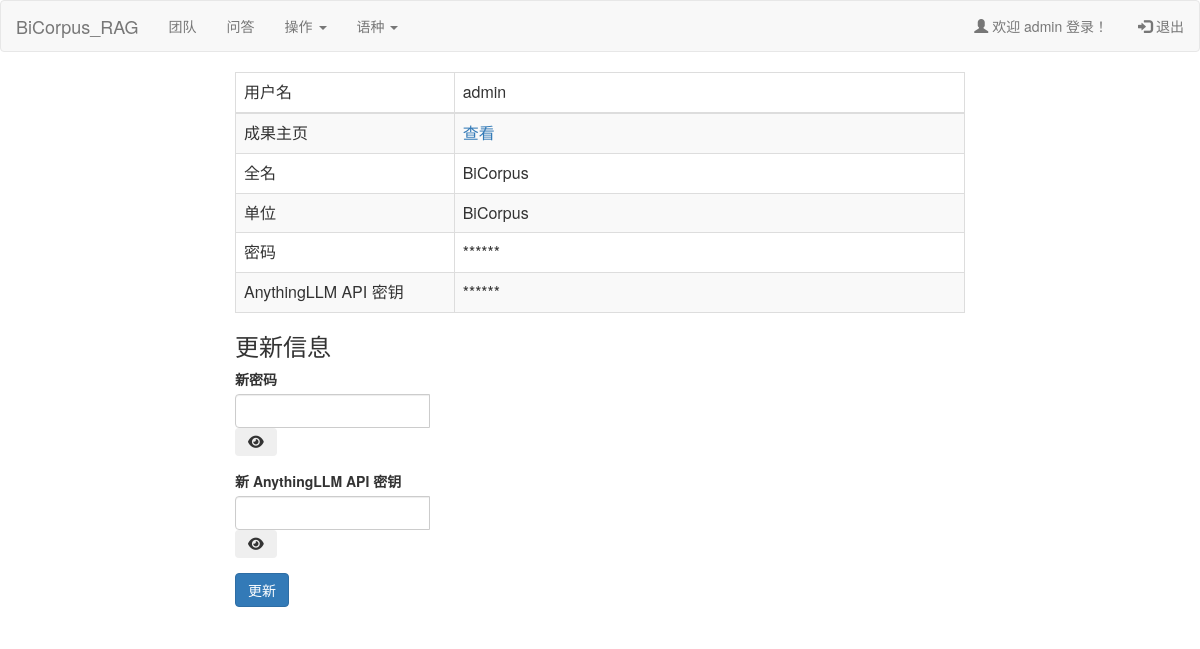
Screenshot of /user.php (signed in) with the database file from the repository.
### tables this page shows
CREATE TABLE `users` (
  `id` int(10) UNSIGNED NOT NULL,
  `username` varchar(100) NOT NULL,
  `fullname` varchar(100) NOT NULL,
  `university` varchar(100) NOT NULL,
  `password` varchar(100) NOT NULL,
  `anythingllmkey` varchar(255) NOT NULL,
  `type` int(5) NOT NULL
);

### shared/resource.php (called while the page is built)
<?php
$strings = array(
    "title" => "BiCorpus_RAG",
    "description" => "该网站可用于上传、展示和管理双语数据，并与Ollama和AnythingLLM结合实现基于平行语料库的RAG。"
);
?>

### shared/lock.php (called while the page is built, shortened)
<?php
include('config.php');
$user_check=$_SESSION['login_user'];
$user_id = $_SESSION['userid'];
mysqli_select_db($conn,"tmxs");
mysqli_query($conn,"set names utf8");
$ses_sql=mysqli_query($conn,"SELECT * FROM users WHERE username='{$user_check}' ");
$row=mysqli_fetch_array($ses_sql,MYSQLI_ASSOC);
$login_session = $row['username'];
?>

### user.php (the view, shortened to what this page needs)
<?php
include "shared/lock.php";
include "shared/head.php";
include "shared/navbar.php";
$sql = "SELECT * FROM users WHERE id = '$user_id'";
mysqli_select_db($conn, DB_DATABASE);
mysqli_query($conn, "set names utf8");
$result = mysqli_query($conn, $sql);
$row = mysqli_fetch_array($result, MYSQLI_ASSOC);
?>
<div class="container">
   <div class="row">
      <div class="col-md-12">
        <div class="col-md-2">
        </div>
        <div class="col-md-8">
            <table class='table table-bordered table-striped'>
                <thead>
                    <td width='30%'>用户名</td>
                    <td width='70%'><?php echo $row["username"];?></td>
                </thead>
                <tr>
                    <td width='30%'>成果主页</td>
                    <td width='70%'><?php echo "<a href='contribution.php?id=".$row["id"]."' target='_blank'>查看</a>" ;?></td>
                </tr>
                <tr>
                    <td width='30%'>全名</td>
                    <td width='70%'><?php echo $row["fullname"];?></td>
                </tr>
                <tr>
                    <td width='30%'>单位</td>
                    <td width='70%'><?php echo $row["university"];?></td>
                </tr>
                <tr>
                    <td width='30%'>密码</td>
                    <td width='70%'>******</td>
                </tr>
                <tr>
                    <td width='30%'>AnythingLLM API 密钥</td>
                    <td width='70%'>******</td>
                </tr>
            </table>
            <h3>更新信息</h3>
            <form method="post" action="">
                <div class="form-group">
                    <label for="new_password">新密码</label>
                    <div class="input-group">
                        <input type="password" class="form-control" id="new_password" name="new_password">
                        <div class="input-group-append">
                            <button class="btn btn-outline-secondary" type="button" onclick="toggleVisibility('new_password')">
                                <i class="fas fa-eye" id="new_password_icon"></i>
                            </button>
                        </div>
                    </div>
                </div>
                <div class="form-group">
                    <label for="new_api_key">新 AnythingLLM API 密钥</label>
                    <div class="input-group">
                        <input type="password" class="form-control" id="new_api_key" name="new_api_key">
                        <div class="input-group-append">
                            <button class="btn btn-outline-secondary" type="button" onclick="toggleVisibility('new_api_key')">
                                <i class="fas fa-eye" id="new_api_key_icon"></i>
                            </button>
                        </div>
                    </div>
                </div>
                <button type="submit" class="btn btn-primary">更新</button>
            </form>
        </div>
        <div class="col-md-2">
        </div>
      </div>
   </div>
</div>

### shared/navbar.php (shortened to what this page needs)
<div class="row">
<div class="col-md-12">
<nav class="navbar navbar-default" role="navigation">
    <div class="container-fluid">
    <div class="navbar-header">
        <a class="navbar-brand" href="index.php"><?php echo $strings["title"]; ?></a>
    </div>
	<ul class="nav navbar-nav">
			<li><a href="team.php">团队</a></li>
			<li><a href="chat.php">问答</a></li>
			<li class="dropdown">
				<a href="#" class="dropdown-toggle" data-toggle="dropdown">
						操作
						<b class="caret"></b>
                </a>
			</li>
			<li class="dropdown">
			<a href="#" class="dropdown-toggle" data-toggle="dropdown">
                    语种
                    <b class="caret"></b>
                </a>
			</li>
	</ul>
	<ul class="nav navbar-nav navbar-right">
            <li><a href="user.php"><span class="glyphicon glyphicon-user"></span> 欢迎  <?php echo $login_session; ?> 登录！</a></li>
            <li><a href="logout.php"><span class="glyphicon glyphicon-log-in"></span> 退出</a></li>
    </ul>
    </div>
</nav>
</div>
</div>

### rows the page displays
users: username "admin", fullname "BiCorpus", university "BiCorpus"

### other values shown
$strings["title"] "BiCorpus_RAG"
